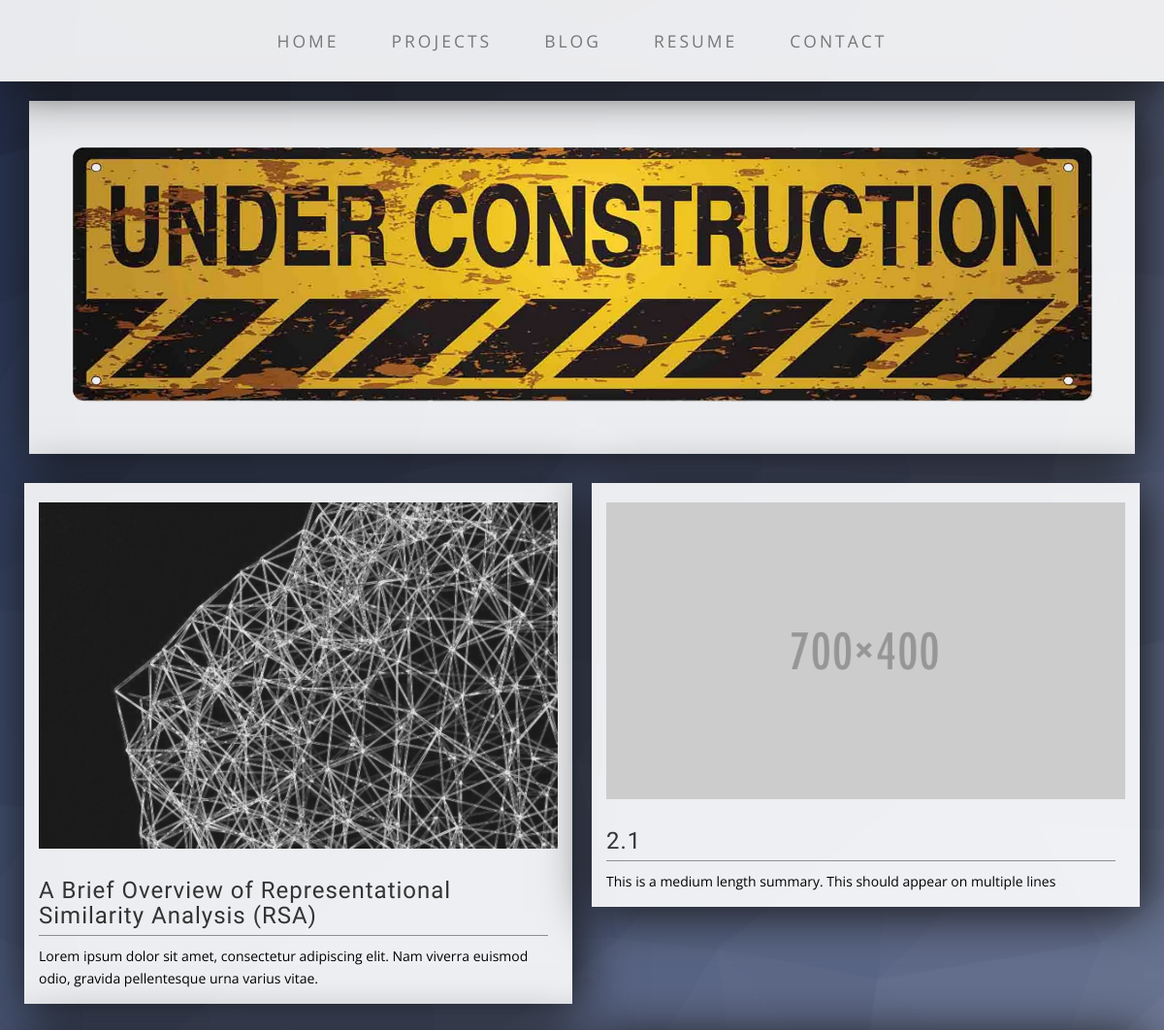
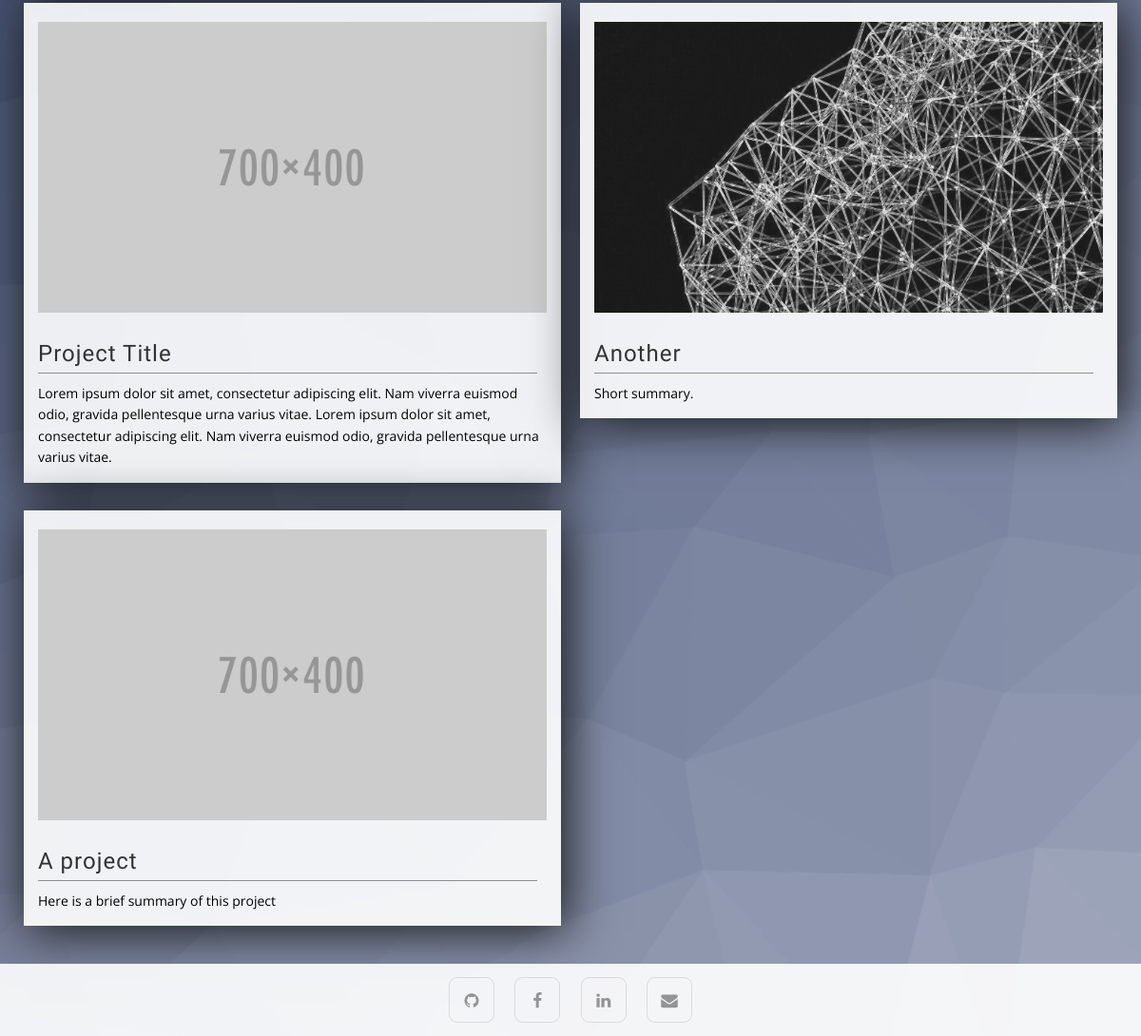
The app's page /projects with its own data (2 pictures, top to bottom).
### tables this page shows
CREATE TABLE projects (
  id integer primary key autoincrement,
  title text not null,
  summary text not null,
  thumbnail_img_url text not null,
  'text' text not null
);

### flaskapp.py (the view)
@flask_app.route('/projects')
def projects_page():
	flash("test flash")
	context = _gen_page_context('Projects')
	_add_project_thumbnails(context)
	return render_template('projects.html', context=context)

### flaskapp.py (called while the page is built)
def connect_db():
    rv = sqlite3.connect(flask_app.config['DATABASE'])
    rv.row_factory = sqlite3.Row
    return rv

def get_db():
    if not hasattr(g, 'sqlite_db'):
        g.sqlite_db = connect_db()
    return g.sqlite_db

def _gen_page_context(page):
	"""Generates the templating context for a given page load"""
	context = {}
	context['page'] = page
	return context

def _add_project_thumbnails(context):
	"""Adds a list of project thumbnails to the page context loaded from the db"""
	db = get_db()
	cur = db.execute('select id, title, summary, thumbnail_img_url from projects order by id desc')
	projects = cur.fetchall()
	context['projects'] = projects
	print projects

### templates/projects.html (shortened to what this page needs)
<!DOCTYPE html>
<html lang="en">
{% include 'components/head.html' %}
<body>
    {% include 'components/navbar.html' %}
    <div class="container">
    {% include 'components/construction.html' %}
	{% for project in context.projects %}
		{% if loop.index0 is divisibleby 2 %}
			<div class="row">
		{% endif %}
    	{% include "components/project_thumbnail.html" %}
    	{% if (loop.index0 + 1) is divisibleby 2 %}
			</div>
		{% endif %}
	{% endfor %}
    {% if context.projects|length is not even %}
		</div>
	{% endif %}
    </div>
    {% include 'components/footer.html' %}
</body>
</html>

### templates/components/head.html (shortened to what this page needs)
<head>
    <link href="{{ url_for('static', filename='css/bootstrap.min.css') }}" rel="stylesheet">
    <link href="{{ url_for('static', filename='css/custom.css') }}" rel="stylesheet">
    <link rel="stylesheet" href="https://maxcdn.bootstrapcdn.com/font-awesome/4.4.0/css/font-awesome.min.css">
</head>

### templates/components/navbar.html (shortened to what this page needs)
<nav class="navbar navbar-default shadow" role="navigation">
    <div class="container">
        <div class="collapse navbar-collapse" id="bs-example-navbar-collapse-1">
            <ul class="nav navbar-nav">
                <li>
                    <a href="/home">Home</a>
                </li>
                <li>
                    <a href="/projects">Projects</a>
                </li>
                <li>
                    <a href="/blog">Blog</a>
                </li>
                <li>
                    <a href="/resume">Resume</a>
                </li>
                <li>
                    <a href="/contact">Contact</a>
                </li>
            </ul>
        </div>
    </div>
</nav>

### templates/components/construction.html
<div class="box">
	<div class="row">
		    <div class="col-md-12">
	            <img class="center-block img-full round" src="{{ url_for('static', filename='img/construction.png') }}">
	        </div>
	</div>
</div>

### templates/components/project_thumbnail.html
<div class="col-sm-6 post-column">
	<a class="hvr-grow post-box" href="post/{{project.id}}">
		<div class="box">
	    	<img class="center-block img-full" src="{{ url_for('static', filename=project.thumbnail_img_url) }}">
	    	<h3 class="page-header">{{ project.title }}</h3>
	   		<p class="summary">{{ project.summary }}</p>
		</div>
	</a>
</div>

### templates/components/footer.html (shortened to what this page needs)
<footer id="footer">
    <div class="container">
        <ul class="icons" id="footer-icons">
            <li><a href="https://github.com/cjwawrzonek" class="icon fa fa-github" target="_blank"></a></li>
            <li><a href="https://www.facebook.com/christian.wawrzonek" class="icon fa fa-facebook" target="_blank"></a></li>
            <li><a href="https://www.linkedin.com/in/christian-wawrzonek-613b9ba0" class="icon fa fa-linkedin" target="_blank"></a></li>
            <li><a href="mailto:cjwawrzonek@gmail.com" class="icon fa fa-envelope" target="_blank"></a></li>
        </ul>
    </div>
</footer>

### static/css/custom.css (style rules this page uses)
body { font-family: "Open Sans","Helvetica Neue",Helvetica,Arial,sans-serif; background: url('../img/bg.png') no-repeat center fixed; -webkit-background-size: cover; -moz-background-size: cover; background-size: cover; -o-background-size: cover; padding-bottom: 85px; }
html { position: relative; min-height: 100%; }
h1, h2, h3, h4, h5, h6 { font-family: "Enriqueta"; font-weight: 400; letter-spacing: 1px; }
p { font-size: 1.25em; line-height: 1.6; color: #000; }
.round { border-radius: 3px; }
.box { margin-bottom: 30px; padding: 30px 15px; background: rgba(255,255,255,0.9); box-shadow: 5px 5px 50px #151515; }
.shadow { box-shadow: 5px 5px 50px #151515; }
.navbar-nav { text-transform: uppercase; font-weight: 400; letter-spacing: 3px; }
.navbar-default { border: none; background: rgba(255,255,255,0.9); }
.post-column { padding-left: 10px; padding-right: 10px; }
.post-column .box { padding: 20px 15px 15px 15px; }
.post-column .page-header { color: #333; padding-bottom: 7px; margin: 30px 10px 10px 0px; border-bottom: 1px solid #8e8e8e; }
.post-column .summary { text-decoration: none; font-size: 1em; margin: 0px; }
a.hvr-grow { text-decoration: none !important; }
.hvr-grow { display: inline-block; vertical-align: middle; -webkit-transform: perspective(1px) translateZ(0); transform: perspective(1px) translateZ(0); box-shadow: 0 0 1px transparent; -webkit-transition-duration: 0.3s; transition-duration: 0.3s; -webkit-transition-property: transform; transition-property: transform; }
.img-full { max-width: 100%; height: auto; margin-left: auto; margin-right: auto; }
#footer-icons { margin-bottom: 0px; }
.icon { text-decoration: none; border-bottom: none; position: relative; }
.icon:before { -moz-osx-font-smoothing: grayscale; -webkit-font-smoothing: antialiased; font-family: FontAwesome; font-style: normal; font-weight: normal; text-transform: none !important; }
ul.icons { cursor: default; list-style: none; padding-left: 0; }
ul.icons li { display: inline-block; padding: 0 1.25em 0 0; }
ul.icons li:last-child { padding-right: 0 !important; }
ul.icons li .icon { border-radius: 0.5em; border: solid 1px rgba(144, 144, 144, 0.25); color: #949494 !important; display: inline-block; font-size: 1.25em; height: 2.75em; line-height: 2.75em; text-align: center; width: 2.75em; }
ul.icons li a.icon { -moz-transition: background-color 0.2s ease-in-out, color 0.2s ease-in-out; -webkit-transition: background-color 0.2s ease-in-out, color 0.2s ease-in-out; -o-transition: background-color 0.2s ease-in-out, color 0.2s ease-in-out; -ms-transition: background-color 0.2s ease-in-out, color 0.2s ease-in-out; transition: background-color 0.2s ease-in-out, color 0.2s ease-in-out; }
footer { position: absolute; bottom: 0; width: 100%; background: rgba(255,255,255,0.9); }
#footer { color: #949494; padding: 1em 0; text-align: center; }
@media screen and (min-width:768px) { .navbar { border-radius: 0; } }
@media screen and (min-width:768px) { .navbar { min-height: 0; } }
@media screen and (min-width:768px) { .nav>li>a { padding: 30px 27px; } }
@media screen and (min-width:768px) { .navbar-nav>li>a { line-height: normal; } }
@media screen and (min-width:768px) { .navbar-nav { display: table; float: none; margin: 0 auto; table-layout: fixed; font-size: 1.25em; } }
@media screen and (min-width:1200px) { .box:after { content: ''; display: table; clear: both; } }

### records on screen
projects: thumbnail_img_url (picture), title "A Brief Overview of Representational Similarity Analysis (RSA)", summary "Lorem ipsum dolor sit amet, consectetur adipiscing elit. Nam viverra euismod odio, gravida pellentesque urna varius vitae."
projects: thumbnail_img_url (placeholder picture), title "2.1", summary "This is a medium length summary. This should appear on multiple lines"
projects: thumbnail_img_url (placeholder picture), title "Project Title", summary "Lorem ipsum dolor sit amet, consectetur adipiscing elit. Nam viverra euismod odio, gravida pellentesque urna varius vitae. Lorem ipsum dolor sit amet, consectetur adipiscing elit. Nam viverra euismod odio, gravida pellentesque urna varius vitae."
projects: thumbnail_img_url (picture), title "Another", summary "Short summary."
projects: thumbnail_img_url (placeholder picture), title "A project", summary "Here is a brief summary of this project"
